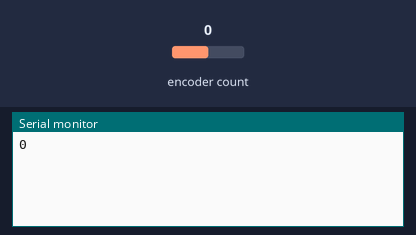
Bench run of a sketch on a simulated Arduino Uno, built with avr-gcc and run on an emulated ATmega328P. Parts: the last lines printed to the serial monitor. The test bench sets the inputs (shaded band); at power-on: encoder count 0.

Above: at 1.2 s.
1.3 s: encoder count set to 1
At 2.6 s:
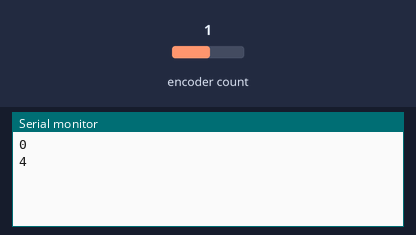
2.8 s: encoder count set to 2
At 3.8 s:
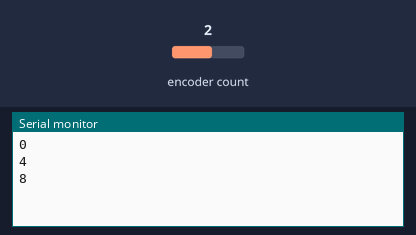
Timing chart, 0 to 5.8 s (numbered marks = the images above; inputs shaded):
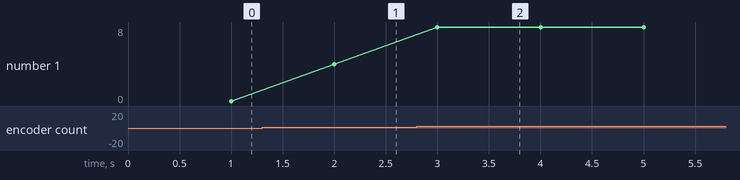

Measured:
- after the input at 1.3 s, the serial monitor: prints a new line after 0.70 s (image 1)
- after the input at 2.8 s, the serial monitor: prints a new line after 0.20 s (image 2)
- plotted number 1: 0 → 4 after the input at 1.3 s, 4 → 8 after the input at 2.8 s

The sketch:

Encoder_read_and_serial_out.ino
```cpp
#include <Encoder.h>

Encoder myEnc(2,3);

void setup() {
  // put your setup code here, to run once:

  Serial.begin(9600);
}

void loop() {
  // put your main code here, to run repeatedly:
  delay(1000);

  Serial.println(myEnc.read());
}
```
